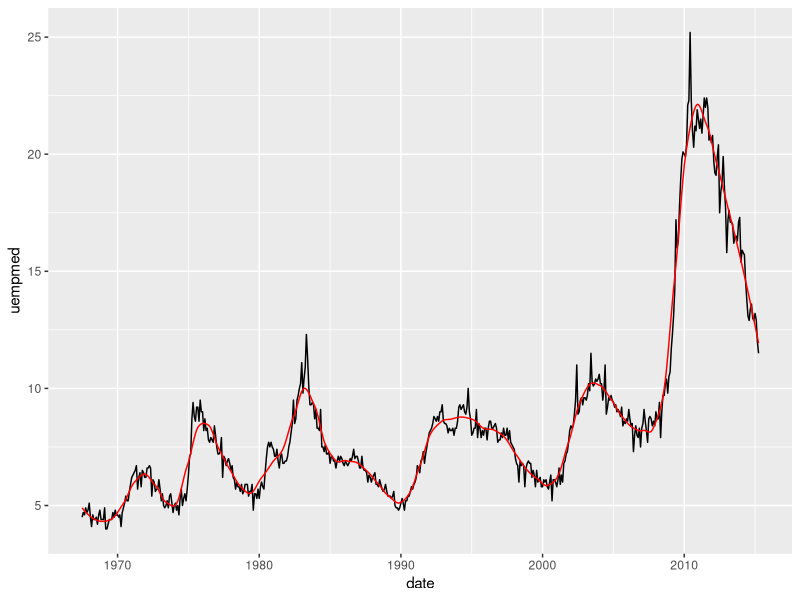

Recreate this plot in R. (Note: this script raises an error after producing the figure.)
# Based on http://r-statistics.co/Loess-Regression-With-R.html

library(dplyr)
library(ggplot2)

data(economics, package="ggplot2")

l = loess(uempmed ~ as.integer(date), data=economics, span=0.10)

modelr::add_predictions(economics, l) %>%
  ggplot(aes(x=date, y=uempmed)) +
    geom_line() +
    geom_line(aes(y=pred), color = "red")


profvis(
  {
    loess(uempmed ~ as.integer(date), data=economics, span=0.10)
  },
  interval = 0.001
)


profvis({
  calcSSE = function(x){
    sse = NA
    
    l = purrr::safely(loess)(uempmed ~ as.integer(date), data=economics, span=x)
    res = l$result$residuals
    if(!is.null(res)){
      sse = sum(res^2)  
    }
    
    sse
  }
  
  optim(par=c(0.5), calcSSE, method="SANN", control=list(maxit=10000))
})


?simpleLoess
??simpleLoess
stats:::simpleLoess